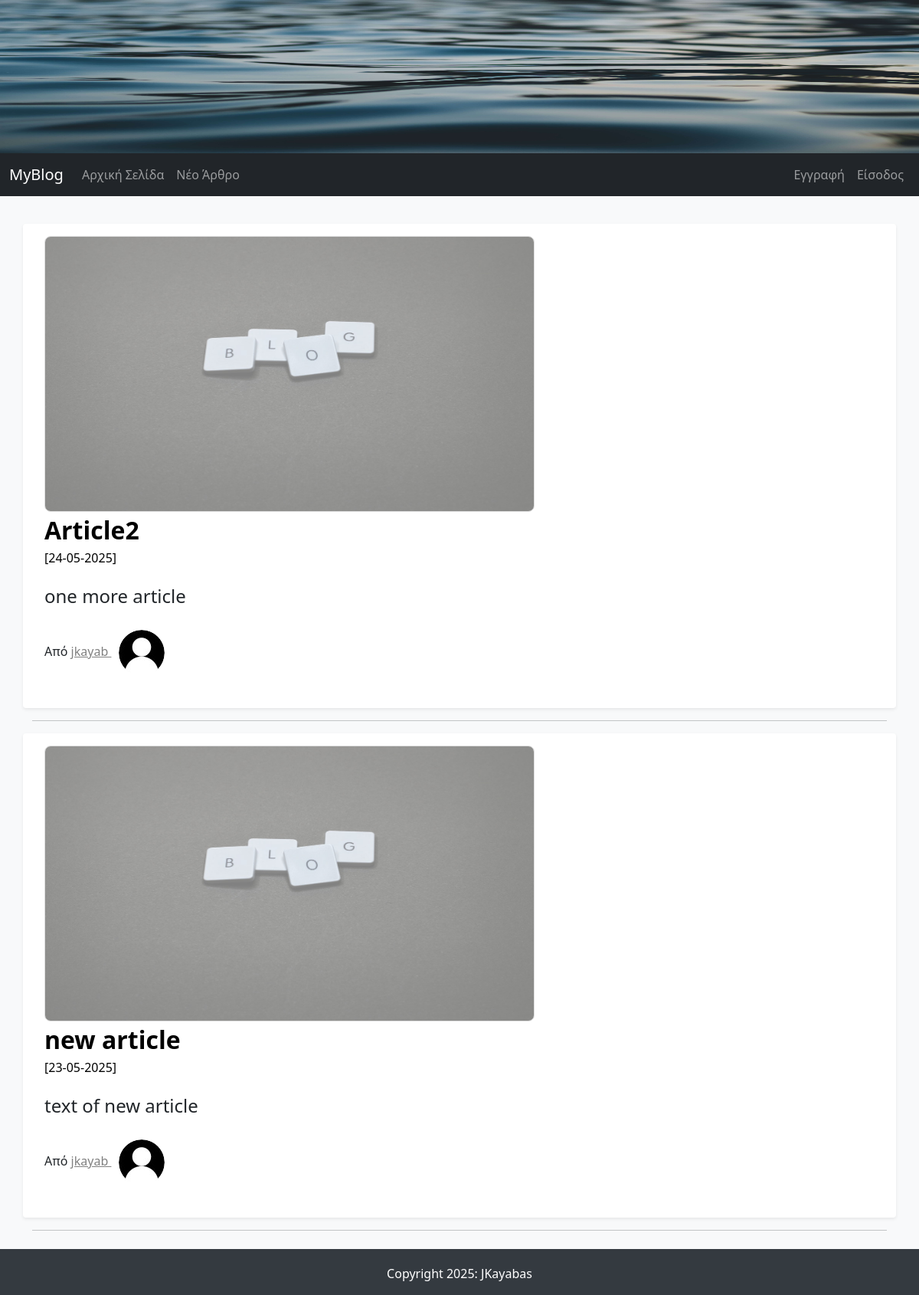
Before: / with the older database file.
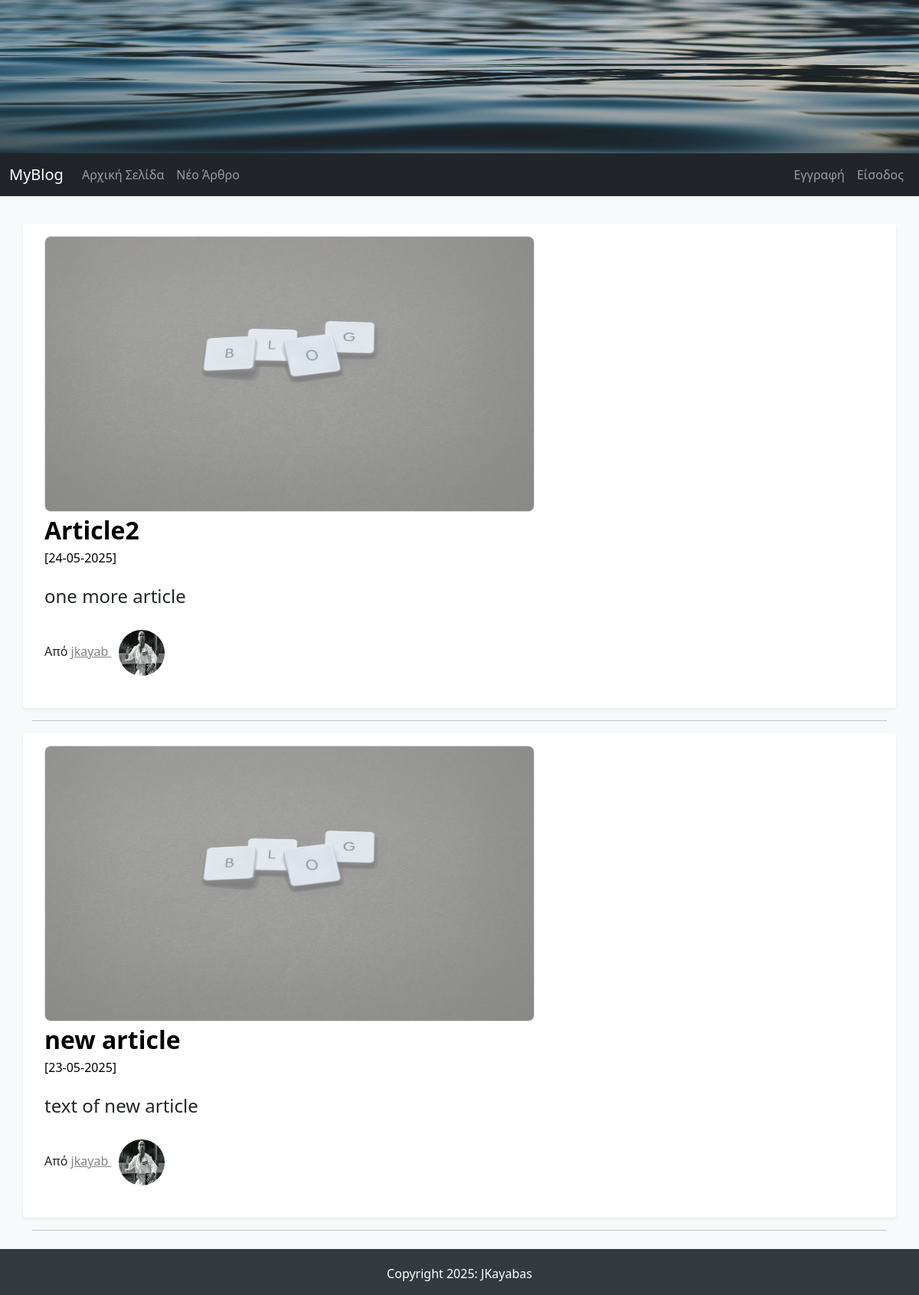
After: the same page with the newer database file.
### FlaskBlogApp/models.py (models this page shows, shortened)
class Article(db.Model):
    id = db.Column(db.Integer, primary_key = True)
    article_title = db.Column(db.String(50), nullable=False)
    article_body  = db.Column(db.Text(), nullable=False)
    article_image = db.Column(db.String(30), default ='default_article_image.jpg')
    date_created = db.Column(db.DateTime, nullable=False, default=datetime.utcnow)
    user_id = db.Column(db.Integer, db.ForeignKey('user.id'), nullable=False)

class User(db.Model, UserMixin):
    id = db.Column(db.Integer, primary_key=True)
    username = db.Column(db.String(15), unique=True, nullable=False)
    email = db.Column(db.String(150), unique=True, nullable=False)
    password = db.Column(db.String(36), nullable=False)
    profile_image = db.Column(db.String(30), default ='default_profile_image.jpg')
    articles = db.relationship('Article', backref='author', lazy=True)

### FlaskBlogApp/routes.py (the view)
@app.route("/index/")
@app.route("/")
def root():
    articles = Article.query.order_by(Article.date_created.desc())
    return render_template("index.html", articles=articles)

### FlaskBlogApp/templates/index.html (shortened to what this page needs)
{% extends "base.html" %}
{% block content %}
{% if articles %}
    {% for article in articles %}
        <div class="row my-3 p-3 bg-body rounded shadow-sm">
          <div class="col col-md-12">
            {% if article.article_image %}
              <img src="{{ url_for('static', filename='images/articles_images/'+article.article_image) }}" alt="" class="img-responsive a_image" width="640px" height="360px">
            {% endif %}
          </div>
          <div class="col col-md-12">
            <div class="main-article-title">
              <a class="article_title" href="{{ url_for('full_article',article_id=article.id) }}">{{ article.article_title | safe }}</a>
            </div>
            <small class="article_date">[{{ article.date_created.strftime('%d-%m-%Y') }}]</small>
            <p class="main-article-partial-text">
              {{ article.article_body | truncate(255) | safe }}
            </p>
            <p class="">Από
              <span>
                <a class="author-name" href="#"> {{ article.author.username }}
                  <img class="rounded-circle profile-image" alt="{{ article.author.username }}" src="{{ url_for('static', filename='images/profiles_images/'+article.author.profile_image) }}" data-holder-rendered="true" data-bs-toggle="tooltip" data-bs-placement="top" title="{{ article.author.username }}">
                </a>
              </span>
            </p>
          </div>
        </div>
        <hr>
    {% endfor %}
{% endif %}
{% endblock content %}

### FlaskBlogApp/templates/base.html (shortened to what this page needs)
<!DOCTYPE html>
<html>
<head>
    <link href="https://cdn.jsdelivr.net/npm/bootstrap@5.1.1/dist/css/bootstrap.min.css"
          rel="stylesheet" integrity="
          sha384-F3w7mX95PdgyTmZZMECAngseQB83DfGTowi0iMjiWaeVhAn4FJkqJByhZMI3AhiU">
    <link rel="stylesheet" type="text/css" href="{{ url_for('static', filename='css/styles.css') }}">
</head>
<body>
    <img src="{{ url_for('static', filename='images/jumbotron.jpg') }}" width="100%" height="200px" class="img-responsive">
    {% include "navbar.html" %}
<main role="main" class="container">
        {% block content %}
        {% endblock content %}
</main>
    {% include "footer.html" %}
</body>
</html>

### FlaskBlogApp/templates/navbar.html (shortened to what this page needs)
<nav class="navbar navbar-expand-lg navbar-dark bg-dark">
  <div class="container-fluid">
    <a class="navbar-brand" href="/">MyBlog</a>
    <div class="collapse navbar-collapse" id="navbarNav">
      <ul class="navbar-nav me-auto mb-2 mb-lg-0">
        <li class="nav-item">
          <a class="nav-link" aria-current="page" href="/">Αρχική Σελίδα</a>
        </li>
        <li class="nav-item">
          <a class="nav-link" href="/new_article/">Νέο Άρθρο</a>
        </li>
      </ul>
      <ul class="nav navbar-nav navbar-right">
        {% if current_user.is_authenticated %}
          <li class="nav-item dropdown">
            <a class="nav-link dropdown-toggle" href="#" id="navbarDropdown" role="button"
               data-bs-toggle="dropdown" aria-expanded="false">
              <img class="rounded-circle navbar-profile-image" src="{{ url_for('static',
              filename='images/profiles_images/'+current_user.profile_image) }}" alt="{{current_user.username }}" data-holder-rendered="true" data-bs-toggle="tooltip" data-bs-placement="top" title='{{current_user.username }}'>
            </a>
          <ul class="dropdown-menu" aria-labelledby="navbarDropdown">
            <li>
              <a class="dropdown-item" href="/account/">{{current_user.username }}</a>
            </li>
            <li>
              <a class="dropdown-item" href="/logout/">Έξοδος</a>
            </li>
           </ul>
          </li>
      </ul>
        {% else %}
          <li class="nav-item">
            <a class="nav-link" href="/signup/">Εγγραφή</a>
          </li>
          <li class="nav-item">
            <a class="nav-link" href="/login/">Είσοδος</a>
          </li>
        {% endif %}
      </ul>
    </div>
  </div>
</nav>

### FlaskBlogApp/templates/footer.html
  <footer class="page-footer font-small stylish-color-dark pt-1 mt-4">
    <div class="footer-copyright py-3 text-center">
        Copyright 2025: JKayabas
    </div>
  </footer>

### FlaskBlogApp/static/css/styles.css (style rules this page uses)
body { background-color: #f8f9fa; }
.container { margin-top: 20px; }
.main-article-title { font-size: 2em; font-weight: bold; text-decoration: none; color: black; }
.article_date,.article_date:hover { font-size: 1em; color: black; }
.main-article-partial-text,.main-article-full-text { font-size: 1.5em; margin-top: 20px; }
.author-name:link { color: gray; }
.article_title:link, .article_title:hover, .article_title:visited { text-decoration: none; color: black; }
.main-article-category:hover,.main-article-title:hover,.author-name { text-decoration: underline; color: black; }
footer { color: #fff; background-color: #343a40; }
.row { margin-top: 20px; }
.profile-image { width: 60px; height: 60px; margin: 10px; }
.a_image { border: 1px solid #ddd; border-radius: 8px; }

Changed rows visible on the page:
changed through a linked row, Article "Article2": profile_image: picture added in place of a placeholder
changed through a linked row, Article "new article": profile_image: picture added in place of a placeholder
